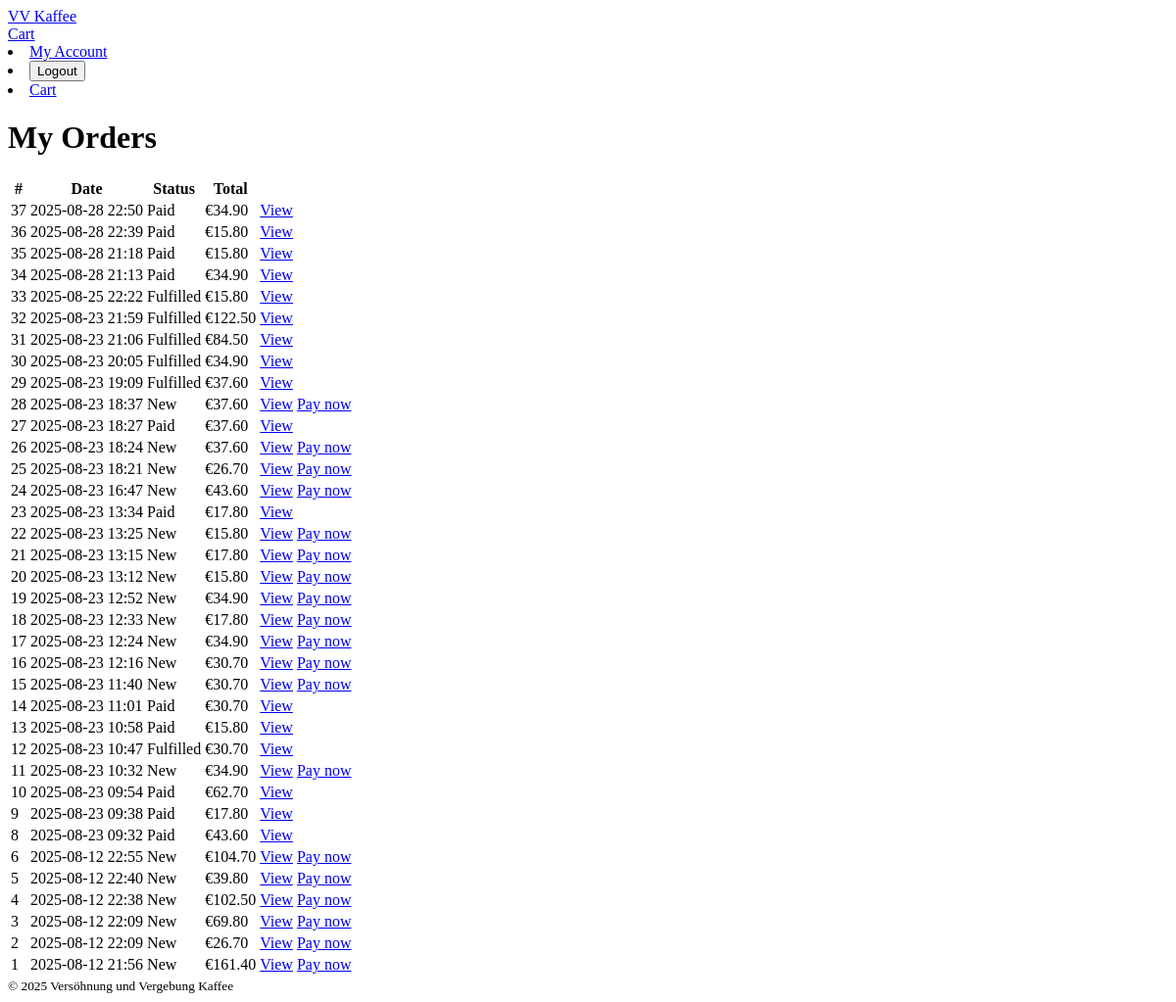
The app's page /account/orders/ (signed in), older data.
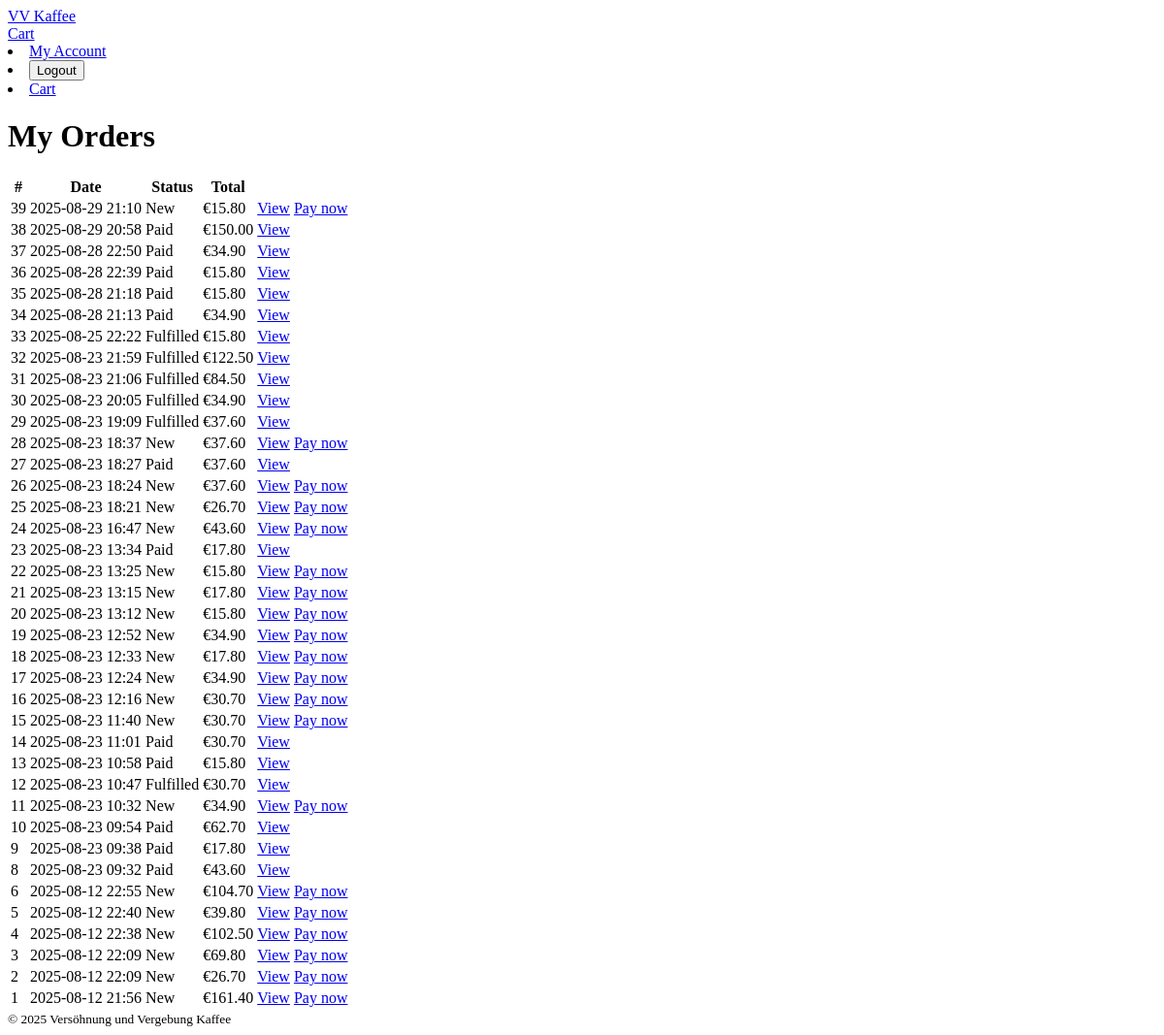
The same page, newer data.
### orders/models.py (models this page shows, shortened)
class Order(models.Model):
    STATUS_CHOICES = [
        ("new", "New"),
        ("pending_fulfillment", "Pending fulfillment"),
        ("paid", "Paid"),
        ("fulfilled", "Fulfilled"),
        ("cancelled", "Cancelled"),
        ("refunded", "Refunded"),
    ]
    status = models.CharField(max_length=32, choices=STATUS_CHOICES, default="new")
    fulfilled_at = models.DateTimeField(null=True, blank=True)
    user = models.ForeignKey(settings.AUTH_USER_MODEL, on_delete=models.SET_NULL, null=True, blank=True, related_name="orders")
    full_name = models.CharField(max_length=100)
    email = models.EmailField()
    phone_number = models.CharField(max_length=20, blank=True)
    street = models.CharField(max_length=120)
    house_number = models.CharField(max_length=10, blank=True)
    city = models.CharField(max_length=80)
    postal_code = models.CharField(max_length=20)
    country = models.CharField(max_length=60, default="Germany")
    status = models.CharField(max_length=20, choices=STATUS_CHOICES, default="new")
    payment_intent_id = models.CharField(max_length=120, blank=True)  # Stripe PaymentIntent id
    subtotal = models.DecimalField(max_digits=10, decimal_places=2, default=0)
    shipping = models.DecimalField(max_digits=10, decimal_places=2, default=0)
    total = models.DecimalField(max_digits=10, decimal_places=2, default=0)
    notes = models.TextField(blank=True)
    created_at = models.DateTimeField(auto_now_add=True)
    updated_at = models.DateTimeField(auto_now=True)
    class Meta:
        ordering = ["-created_at"]
        permissions = [
            ("view_fulfillment", "Can access fulfillment (paid picklists)"),
            ("change_fulfillment_status", "Can mark orders fulfilled"),
        ]

### orders/views.py (the view)
# urls.py: path("account/orders/", views.my_orders, name="my_orders"),
@login_required
def my_orders(request):
    orders = (Order.objects
              .filter(user=request.user)
              .order_by("-created_at")
              .prefetch_related("items"))
    return render(request, "orders/my_orders.html", {"orders": orders})

### cart/context_processors.py (called while the page is built)
def cart_summary(request):
    cart = request.session.get(CART_SESSION_KEY, {})
    item_count = sum(int(item.get("quantity", 0)) for item in cart.values())
    subtotal = sum(
        Decimal(item["price"]) * int(item["quantity"]) for item in cart.values()
    ) if cart else Decimal("0.00")
    shipping = Decimal("0.00") if subtotal >= Decimal("39.00") else (Decimal("4.90") if subtotal > 0 else Decimal("0.00"))
    total = (subtotal + shipping).quantize(Decimal("0.01"))
    return {
        "cart_item_count": item_count,
        "cart_subtotal": subtotal.quantize(Decimal("0.01")),
        "cart_total": total,
    }

### orders/templatetags/user_extras.py (called while the page is built)
@register.filter
def has_group(user, group_name):
    if not getattr(user, "is_authenticated", False):
        return False
    return user.groups.filter(name=group_name).exists()

### orders/templates/orders/my_orders.html (shortened to what this page needs)
{% extends "base.html" %}
{% block content %}
<h1>My Orders</h1>
<table class="table">
  <thead><tr><th>#</th><th>Date</th><th>Status</th><th>Total</th><th></th></tr></thead>
  <tbody>
    {% for o in orders %}
      <tr>
        <td>{{ o.id }}</td>
        <td>{{ o.created_at|date:"Y-m-d H:i" }}</td>
        <td>{{ o.get_status_display }}</td>
        <td>€{{ o.total }}</td>
        <td>
          <a class="btn btn-sm btn-outline-primary" href="{% url 'orders:my_order_detail' o.id %}">View</a>
          {% if o.status == "new" %}
            <a class="btn btn-sm btn-primary" href="{% url 'orders:pay' o.id %}">Pay now</a>
          {% endif %}
        </td>
      </tr>
    {% empty %}
      <tr><td colspan="5">No orders yet.</td></tr>
    {% endfor %}
  </tbody>
</table>
{% endblock %}

Row changes from the older to the newer data that the page shows:
added Order: id "39", created_at "2025-08-29 21:10", status "New", total "15.80", shows "Pay now"
added Order: id "38", created_at "2025-08-29 20:58", status "Paid", total "150.00"
